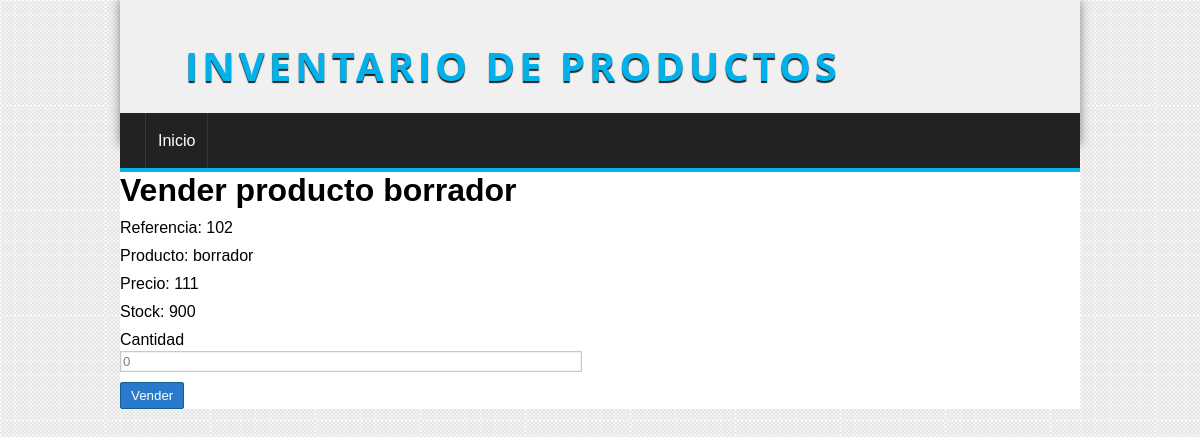
Screenshot of /producto/vender&id=2 with the database file from the repository.
### tables this page shows
CREATE TABLE IF NOT EXISTS `productos` (
  `id` int(11) NOT NULL AUTO_INCREMENT,
  `nombre_producto` varchar(150) NOT NULL,
  `referencia` varchar(50) NOT NULL,
  `precio` bigint(20) NOT NULL,
  `peso` int(11) NOT NULL,
  `categoria` varchar(50) NOT NULL,
  `stock` bigint(20) NOT NULL,
  `fecha_creacion` date NOT NULL,
  `fecha_ultima_venta` datetime DEFAULT NULL,
  PRIMARY KEY (`referencia`),
  KEY `id` (`id`)
);

### config/db.php (called while the page is built)
<?php
    class Database{
        public static function connect()
        {
            $db = new mysqli('localhost','root','','db_inventarios');
            $db->query("SET NAMES 'utf8'");
            return $db;
        }
    }
?>

### models/producto.php (called while the page is built, shortened)
<?php
class Producto{
   private $id;
   private $db;
   public function __construct(){
       $this->db = Database::connect();
   }
   public function getId()
   {
           return $this->id;
   }
   public function setId($id)
   {
           $this->id = $id;
           return $this;
   }
   public function getOne(){
        $producto = $this->db->query("SELECT id, nombre_producto, referencia, precio, peso, categoria, stock, fecha_creacion, fecha_ultima_venta FROM productos WHERE id = {$this->getId()}");
        return $producto->fetch_object();
   }
}
?>

### views/producto/vender.php (the view)
<?php if(isset($sell) && isset($pro) && is_object($pro)): ?>
	<h1>Vender producto <?=$pro->nombre_producto?></h1>
    <?php $url_action = base_url."producto/vender&id=".$pro->id; ?>
<?php endif; ?>
<div class="form_container">
    <form action="<?=$url_action?>" method="POST" enctype="multipart/form-data">
        <label for="referencia">Referencia: <?=isset($pro) && is_object($pro) ? $pro->referencia : ''; ?></label>
        <label for="nombre_producto">Producto: <?=isset($pro) && is_object($pro) ? $pro->nombre_producto : ''; ?></label>
        <label for="precio">Precio: <?=isset($pro) && is_object($pro) ? $pro->precio : ''; ?></label>
        <label for="stock">Stock: <?=isset($pro) && is_object($pro) ? $pro->stock : ''; ?></label>
        <label for="cantidad">Cantidad</label>
        <input type="text" name="cantidad"  value= 0 required />
        <input type="submit" value="Vender" />
    </form>
</div>

### assets/css/styles.css (style rules this page uses)
* { padding: 0px; margin: 0px; font-family: sans-serif, Helvetica, Arial; }
body { background: url(../img/bg.png); }
.form_container { width: 50%; }
label, input[type="text"], input[type="password"], input[type="email"], input[type="number"], select, textarea { display:block; width: 95%; margin-top: 2px; margin-bottom: 2px; }
input[type="text"], input[type="password"], input[type="email"], input[type="number"], select, textarea { border: 1px solid #C9C9C9; box-shadow: 0px 0px 2px #ccc inset; background: white; padding: 2px; color: gray; transition: all 300ms; }
input[type="button"], input[type="submit"], button, .button { display: block; border-radius: 2px; width: auto; padding: 5px; padding-left: 10px; padding-right: 10px; color: white; background: #2979CD; border: 1px solid #11608E; cursor:pointer; }
label, input[type="button"], input[type="submit"], button { display:block; margin-top: 10px; }

### rows the page displays
productos: nombre_producto "borrador", referencia "102", precio "111", stock "900"
